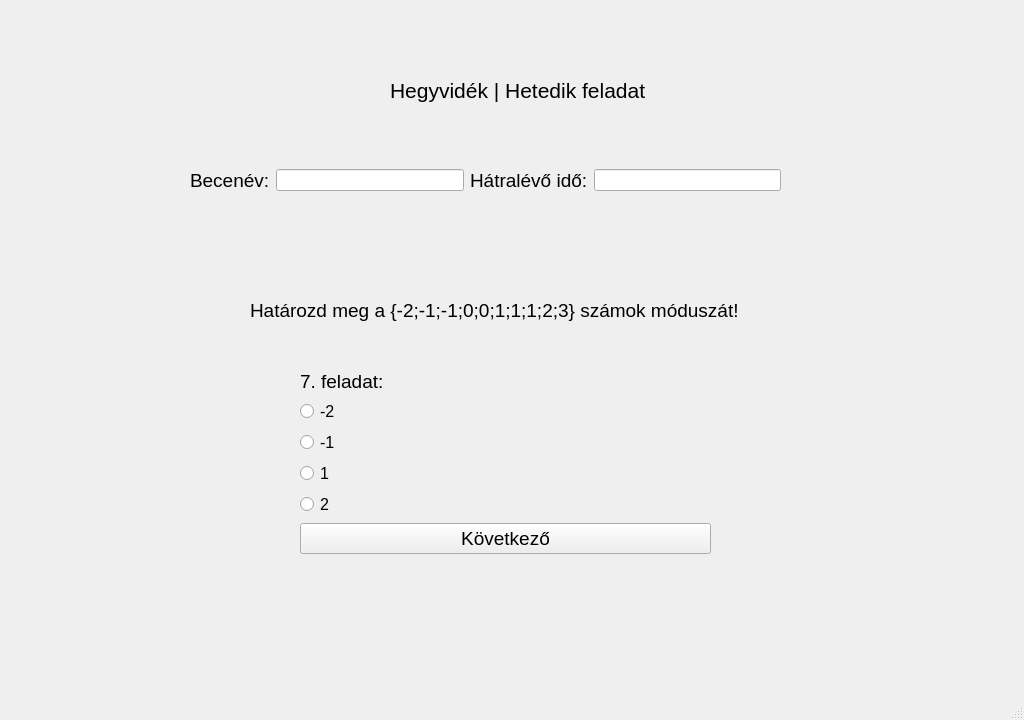
<?xml version="1.0" encoding="UTF-8"?>
<ui version="4.0">
 <class>ques1</class>
 <widget class="QMainWindow" name="ques1">
  <property name="geometry">
   <rect>
    <x>0</x>
    <y>0</y>
    <width>1024</width>
    <height>720</height>
   </rect>
  </property>
  <property name="windowTitle">
   <string>Játékos matematikai gyakorlóprogram</string>
  </property>
  <widget class="QWidget" name="centralwidget">
   <widget class="QLabel" name="label">
    <property name="geometry">
     <rect>
      <x>0</x>
      <y>-10</y>
      <width>1024</width>
      <height>720</height>
     </rect>
    </property>
    <property name="text">
     <string/>
    </property>
    <property name="pixmap">
     <pixmap>../szakdoga hátterek/game-background-cartoon-game-design-nature-asset-vector.jpg</pixmap>
    </property>
    <property name="scaledContents">
     <bool>true</bool>
    </property>
   </widget>
   <widget class="QLabel" name="label_4">
    <property name="geometry">
     <rect>
      <x>390</x>
      <y>70</y>
      <width>271</width>
      <height>41</height>
     </rect>
    </property>
    <property name="sizePolicy">
     <sizepolicy hsizetype="Expanding" vsizetype="Preferred">
      <horstretch>0</horstretch>
      <verstretch>0</verstretch>
     </sizepolicy>
    </property>
    <property name="font">
     <font>
      <pointsize>16</pointsize>
     </font>
    </property>
    <property name="cursor">
     <cursorShape>ArrowCursor</cursorShape>
    </property>
    <property name="text">
     <string>Hegyvidék | Hetedik feladat</string>
    </property>
   </widget>
   <widget class="QWidget" name="horizontalLayoutWidget">
    <property name="geometry">
     <rect>
      <x>190</x>
      <y>140</y>
      <width>591</width>
      <height>81</height>
     </rect>
    </property>
    <layout class="QHBoxLayout" name="horizontalLayout">
     <item>
      <widget class="QLabel" name="label_2">
       <property name="font">
        <font>
         <pointsize>14</pointsize>
        </font>
       </property>
       <property name="text">
        <string>Becenév:</string>
       </property>
      </widget>
     </item>
     <item>
      <widget class="QLineEdit" name="T1">
       <property name="sizePolicy">
        <sizepolicy hsizetype="Expanding" vsizetype="Fixed">
         <horstretch>0</horstretch>
         <verstretch>0</verstretch>
        </sizepolicy>
       </property>
      </widget>
     </item>
     <item>
      <widget class="QLabel" name="label_3">
       <property name="font">
        <font>
         <pointsize>14</pointsize>
        </font>
       </property>
       <property name="text">
        <string>Hátralévő idő:</string>
       </property>
      </widget>
     </item>
     <item>
      <widget class="QLineEdit" name="T2">
       <property name="sizePolicy">
        <sizepolicy hsizetype="Expanding" vsizetype="Fixed">
         <horstretch>0</horstretch>
         <verstretch>0</verstretch>
        </sizepolicy>
       </property>
      </widget>
     </item>
    </layout>
   </widget>
   <widget class="QWidget" name="formLayoutWidget">
    <property name="geometry">
     <rect>
      <x>300</x>
      <y>370</y>
      <width>411</width>
      <height>251</height>
     </rect>
    </property>
    <layout class="QFormLayout" name="formLayout">
     <property name="labelAlignment">
      <set>Qt::AlignLeading|Qt::AlignLeft|Qt::AlignTop</set>
     </property>
     <item row="1" column="0">
      <widget class="QLabel" name="label_5">
       <property name="font">
        <font>
         <pointsize>14</pointsize>
        </font>
       </property>
       <property name="text">
        <string>7. feladat:</string>
       </property>
      </widget>
     </item>
     <item row="2" column="0">
      <widget class="QRadioButton" name="R1">
       <property name="font">
        <font>
         <pointsize>12</pointsize>
        </font>
       </property>
       <property name="text">
        <string>-2</string>
       </property>
      </widget>
     </item>
     <item row="3" column="0">
      <widget class="QRadioButton" name="R2">
       <property name="font">
        <font>
         <pointsize>12</pointsize>
        </font>
       </property>
       <property name="text">
        <string>-1</string>
       </property>
      </widget>
     </item>
     <item row="4" column="0">
      <widget class="QRadioButton" name="R3">
       <property name="font">
        <font>
         <pointsize>12</pointsize>
        </font>
       </property>
       <property name="text">
        <string>1</string>
       </property>
      </widget>
     </item>
     <item row="6" column="0" colspan="2">
      <widget class="QPushButton" name="B1">
       <property name="font">
        <font>
         <pointsize>14</pointsize>
        </font>
       </property>
       <property name="text">
        <string>Következő</string>
       </property>
      </widget>
     </item>
     <item row="5" column="0">
      <widget class="QRadioButton" name="R4">
       <property name="font">
        <font>
         <pointsize>12</pointsize>
        </font>
       </property>
       <property name="text">
        <string>2</string>
       </property>
      </widget>
     </item>
    </layout>
   </widget>
   <widget class="QLabel" name="label_6">
    <property name="geometry">
     <rect>
      <x>250</x>
      <y>270</y>
      <width>511</width>
      <height>81</height>
     </rect>
    </property>
    <property name="font">
     <font>
      <pointsize>14</pointsize>
     </font>
    </property>
    <property name="text">
     <string>Határozd meg a {-2;-1;-1;0;0;1;1;1;2;3} számok móduszát!</string>
    </property>
    <property name="scaledContents">
     <bool>true</bool>
    </property>
   </widget>
  </widget>
  <widget class="QMenuBar" name="menubar">
   <property name="geometry">
    <rect>
     <x>0</x>
     <y>0</y>
     <width>1024</width>
     <height>21</height>
    </rect>
   </property>
  </widget>
  <widget class="QStatusBar" name="statusbar"/>
 </widget>
 <resources/>
 <connections/>
</ui>
